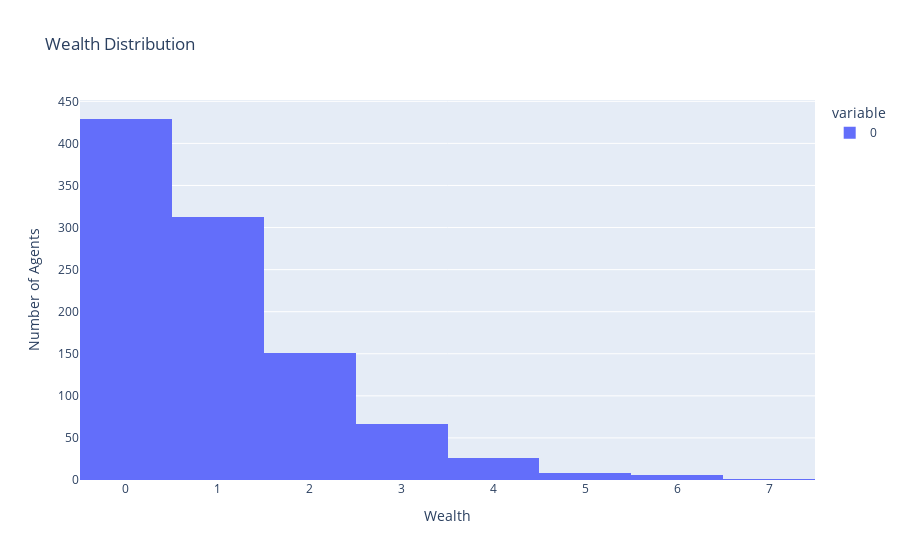

Notebook cell for this chart:
### Code cell
fig = px.histogram(
    all_wealth, 
    nbins=len(set(all_wealth)), # This ensures discrete bins if needed
    labels={'value': 'Wealth'}, # Renaming the default 'value' label to 'Wealth'
    title="Wealth Distribution"
)
fig.update_layout(
    xaxis_title="Wealth",
    yaxis_title="Number of Agents"
)
fig.show()

### Figure 1 — Plotly figure (JSON) as saved in the notebook; plotly's stock layout.template omitted (floating-point values rounded to 4 significant figures; data arrays with more than 128 entries replaced by an {"elided": "..."} marker saying what was removed)
{"data": [{"alignmentgroup": "True", "bingroup": "x", "hovertemplate": "variable=0<br>Wealth=%{x}<br>count=%{y}<extra></extra>", "legendgroup": "0", "marker": {"color": "#636efa", "pattern": {"shape": ""}}, "name": "0", "nbinsx": 8, "offsetgroup": "0", "orientation": "v", "showlegend": true, "type": "histogram", "x": {"elided": "1000 int values"}, "xaxis": "x", "yaxis": "y"}], "layout": {"barmode": "relative", "legend": {"title": {"text": "variable"}, "tracegroupgap": 0}, "title": {"text": "Wealth Distribution"}, "xaxis": {"anchor": "y", "domain": [0, 1], "title": {"text": "Wealth"}}, "yaxis": {"anchor": "x", "domain": [0, 1], "title": {"text": "Number of Agents"}}}}
